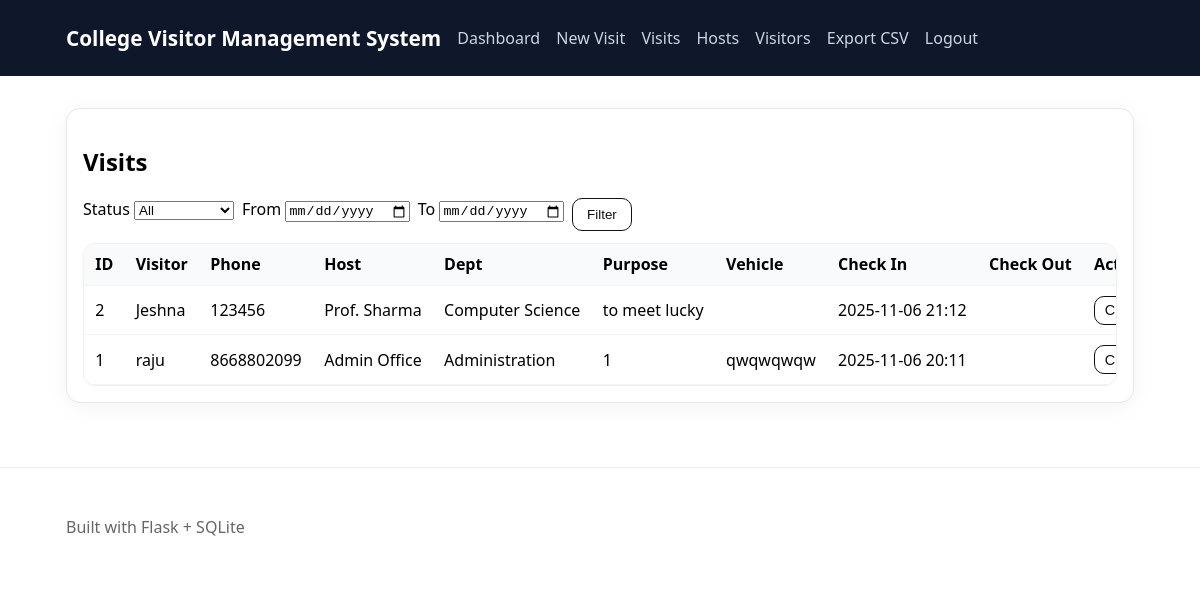
Screenshot of /visits (signed in) with the database file from the repository.
### app.py (models this page shows)
class Visit(db.Model):
    id = db.Column(db.Integer, primary_key=True)
    visitor_id = db.Column(db.Integer, db.ForeignKey("visitor.id"), nullable=False)
    host_id = db.Column(db.Integer, db.ForeignKey("host.id"), nullable=False)
    purpose = db.Column(db.String(255), nullable=False)
    vehicle_no = db.Column(db.String(60))
    check_in = db.Column(db.DateTime, default=datetime.utcnow, nullable=False)
    check_out = db.Column(db.DateTime)

class Visitor(db.Model):
    id = db.Column(db.Integer, primary_key=True)
    name = db.Column(db.String(120), nullable=False)
    phone = db.Column(db.String(30))
    id_proof = db.Column(db.String(120))
    created_at = db.Column(db.DateTime, default=datetime.utcnow)
    visits = db.relationship("Visit", backref="visitor", lazy=True)

class Host(db.Model):
    id = db.Column(db.Integer, primary_key=True)
    name = db.Column(db.String(120), nullable=False)
    department = db.Column(db.String(120))
    visits = db.relationship("Visit", backref="host", lazy=True)

### app.py (the view, shortened to what this page needs)
    @app.route("/visits")
    def visits_list():
        if (resp := require_login()) is not None:
            return resp
        status = request.args.get("status", "all")
        q = Visit.query.join(Visitor).join(Host)
        if status == "inside":
            q = q.filter(Visit.check_out.is_(None))
        elif status == "checkedout":
            q = q.filter(Visit.check_out.is_not(None))
        date_from = request.args.get("from")
        date_to = request.args.get("to")
        if date_from:
            try:
                start = datetime.strptime(date_from, "%Y-%m-%d")
                q = q.filter(Visit.check_in >= start)
            except ValueError:
                pass
        visits = q.order_by(Visit.check_in.desc()).all()
        return render_template("visits_list.html", visits=visits, status=status, date_from=date_from or "", date_to=date_to or "")

### templates/visits_list.html (shortened to what this page needs)
{% extends "base.html" %}
{% block content %}
<section class="card">
  <h2>Visits</h2>
  <form method="get" class="filters">
    <label>Status
      <select name="status" onchange="this.form.submit()">
        <option value="all" {{ 'selected' if status=='all' else '' }}>All</option>
      </select>
    </label>
    <label>From
      <input type="date" name="from" value="{{ date_from }}">
    </label>
    <label>To
      <input type="date" name="to" value="{{ date_to }}">
    </label>
    <button class="btn" type="submit">Filter</button>
  </form>
  <div class="table-wrapper">
    <table>
      <thead>
        <tr>
          <th>ID</th>
          <th>Visitor</th>
          <th>Phone</th>
          <th>Host</th>
          <th>Dept</th>
          <th>Purpose</th>
          <th>Vehicle</th>
          <th>Check In</th>
          <th>Check Out</th>
          <th>Action</th>
        </tr>
      </thead>
      <tbody>
        {% for v in visits %}
        <tr>
          <td>{{ v.id }}</td>
          <td>{{ v.visitor.name }}</td>
          <td>{{ v.visitor.phone or '' }}</td>
          <td>{{ v.host.name }}</td>
          <td>{{ v.host.department or '' }}</td>
          <td>{{ v.purpose }}</td>
          <td>{{ v.vehicle_no or '' }}</td>
          <td>{{ v.check_in.strftime('%Y-%m-%d %H:%M') }}</td>
          <td>{{ v.check_out.strftime('%Y-%m-%d %H:%M') if v.check_out else '' }}</td>
          <td>
            {% if not v.check_out %}
            <form method="post" action="{{ url_for('visit_checkout', visit_id=v.id) }}">
              <button class="btn small" type="submit">Check Out</button>
            </form>
            {% else %}
            <span class="badge">Done</span>
            {% endif %}
          </td>
        </tr>
        {% endfor %}
      </tbody>
    </table>
  </div>
</section>
{% endblock %}

### templates/base.html (shortened to what this page needs)
<!doctype html>
<html lang="en">
<head>
  <link rel="stylesheet" href="{{ url_for('static', filename='css/style.css') }}">
</head>
<body>
  <header class="site-header">
    <div class="container">
      <h1 class="site-title">College Visitor Management System</h1>
      <nav class="nav">
        {% if session.get('user') %}
          <a href="{{ url_for('dashboard') }}">Dashboard</a>
          <a href="{{ url_for('visit_new') }}">New Visit</a>
          <a href="{{ url_for('visits_list') }}">Visits</a>
          <a href="{{ url_for('hosts_page') }}">Hosts</a>
          <a href="{{ url_for('visitors_page') }}">Visitors</a>
          <a href="{{ url_for('export_csv') }}">Export CSV</a>
          <a href="{{ url_for('logout') }}">Logout</a>
        {% endif %}
      </nav>
    </div>
  </header>
  <main class="container">
    {% block content %}{% endblock %}
  </main>
  <footer class="site-footer">
    <div class="container">
      <p>Built with Flask + SQLite</p>
    </div>
  </footer>
</body>
</html>

### static/css/style.css (style rules this page uses)
* { box-sizing:border-box }
html,body { margin:0;padding:0;font-family:system-ui,-apple-system,Segoe UI,Roboto,Ubuntu,Cantarell,Arial,sans-serif }
.container { max-width:1100px;margin:0 auto;padding:1rem }
.site-header { background:#0f172a;color:#fff }
.site-header .container { display:flex;align-items:center;gap:1rem;flex-wrap:wrap }
.site-title { font-size:1.3rem;margin:.5rem 0 }
.nav a { color:#cbd5e1;text-decoration:none;margin-right:.75rem }
.site-footer { border-top:1px solid #eee;margin-top:2rem;color:#666;padding:1rem 0 }
.card { background:#fff;border:1px solid #e5e7eb;border-radius:14px;box-shadow:0 4px 24px rgba(0,0,0,.05);padding:1rem;margin:1rem 0 }
.btn { display:inline-block;border:1px solid #111;border-radius:10px;padding:.5rem .9rem;text-decoration:none;color:#111;background:#fff;cursor:pointer }
.btn.small { padding:.35rem .6rem;font-size:.9rem }
.table-wrapper { overflow:auto;border-radius:12px;border:1px solid #eee }
table { width:100%;border-collapse:collapse }
th,td { padding:.6rem .7rem;border-bottom:1px solid #f1f5f9;text-align:left;white-space:nowrap }
thead th { background:#f8fafc;font-weight:600 }
.filters { display:flex;gap:.5rem;flex-wrap:wrap;margin-bottom:.75rem }

### rows the page displays
Visit: id "2", visitor.name "Jeshna", visitor "123456", host.name "Prof. Sharma", host "Computer Science", purpose "to meet lucky", check_in "2025-11-06 21:12"
Visit: id "1", visitor.name "raju", visitor "8668802099", host.name "Admin Office", host "Administration", purpose "1", vehicle_no "qwqwqwqw", check_in "2025-11-06 20:11"
